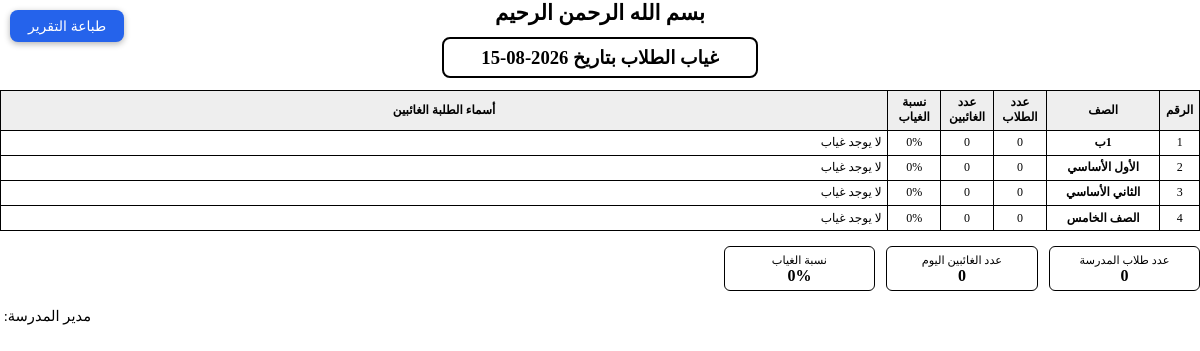
Screenshot of /absence/report/ (signed in) with the database file from the repository.
### school/models.py (models this page shows, shortened)
class Class(models.Model):
    name = models.CharField('اسم الصف', max_length=100, unique=True)
    guardian = models.OneToOneField('Teacher', on_delete=models.SET_NULL, null=True, blank=True, related_name='guardian_class', verbose_name='مربي الصف')
    class Meta:
        verbose_name = 'صف'
        verbose_name_plural = 'الصفوف'

### school/views.py (the view)
# urls.py: path('absence/report/', views.absence_report, name='absence_report'),
@login_required
def absence_report(request):
    if not has_perm(request.user, 'absence', 'view'):
        messages.error(request, 'ليس لديك صلاحية')
        return redirect('dashboard')
    absence_date = request.GET.get('date') or date.today().isoformat()
    classes = Class.objects.all().order_by('name')
    rows = []
    for i, cls in enumerate(classes, start=1):
        absent = list(StudentAbsence.objects.filter(
            absence_date=absence_date, student__student_class=cls,
        ).select_related('student'))
        absent = sort_by_student_name(absent)
        class_students = Student.objects.filter(student_class=cls).count()
        rows.append({
            'num': i,
            'class_name': cls.name,
            'students_count': class_students,
            'present': class_students - len(absent),
            'count': len(absent),
            'absence_pct': round((len(absent) / class_students) * 100, 1) if class_students else 0,
            'names': ', '.join(a.student.full_name for a in absent) if absent else 'لا يوجد غياب',
        })
    total_students = Student.objects.count()
    total_absent = sum(r['count'] for r in rows)
    total_present = total_students - total_absent
    attendance_pct = round((total_present / total_students) * 100, 1) if total_students else 0
    absence_pct = round((total_absent / total_students) * 100, 1) if total_students else 0
    info = SchoolInfo.objects.first()
    return render(request, 'school/absence_report.html', {
        'rows': rows,
        'total_students': total_students,
        'total_absent': total_absent,
        'total_present': total_present,
        'attendance_pct': attendance_pct,
        'absence_pct': absence_pct,
        'absence_date': absence_date,
        'info': info,
        'today': date.today(),
    })

### school/models.py (called while the page is built, shortened)
def has_perm(user, module, action):
    if user.profile.role == 'admin':
        return True

### school/services.py (called while the page is built, shortened)
def send_visit_reminders():
    try:
        tomorrow = date.today() + timedelta(days=1)
        due = VisitProgram.objects.filter(visit_date=tomorrow, reminder_sent=False).select_related('teacher')
        if not due.exists():
            return
    except Exception as e:
        logger.error(f'خطأ في إرسال تذكيرات الزيارات: {e}')

### school/views.py (called while the page is built)
def sort_by_student_name(items):
    return sorted(items, key=lambda x: arabic_sort_key(x.student.full_name))

### templates/school/absence_report.html (shortened to what this page needs)
<!DOCTYPE html>
<html lang="ar" dir="rtl">
<head>
</head>
<body>
<div class="bismillah">بسم الله الرحمن الرحيم</div>
<div class="center">
    <div class="title-frame">
        <h1>غياب الطلاب بتاريخ {{ absence_date }}</h1>
    </div>
</div>
<table>
    <thead>
        <tr>
            <th class="num">الرقم</th>
            <th class="cls">الصف</th>
            <th class="cnt">عدد الطلاب</th>
            <th class="cnt">عدد الغائبين</th>
            <th class="cnt">نسبة الغياب</th>
            <th>أسماء الطلبة الغائبين</th>
        </tr>
    </thead>
    <tbody>
        {% for r in rows %}
        <tr>
            <td class="num">{{ r.num }}</td>
            <td class="cls">{{ r.class_name }}</td>
            <td class="cnt">{{ r.students_count }}</td>
            <td class="cnt">{{ r.count }}</td>
            <td class="cnt">{{ r.absence_pct }}%</td>
            <td>{{ r.names }}</td>
        </tr>
        {% empty %}
        <tr><td colspan="6" class="center" style="padding: 8mm;">لا توجد صفوف دراسية</td></tr>
        {% endfor %}
    </tbody>
</table>
<div class="footer">
    <div class="stats">
        <div class="stat">
            <div class="label">عدد طلاب المدرسة</div>
            <div class="value">{{ total_students }}</div>
        </div>
        <div class="stat">
            <div class="label">عدد الغائبين اليوم</div>
            <div class="value">{{ total_absent }}</div>
        </div>
        <div class="stat">
            <div class="label">نسبة الغياب</div>
            <div class="value">{{ absence_pct }}%</div>
        </div>
    </div>
    <div class="sign">
        <span>مدير المدرسة:&nbsp; <strong>{% if info %}{{ info.principal_name }}{% endif %}</strong></span>
    </div>
</div>
<div class="toolbar"><a href="javascript:window.print()">طباعة التقرير</a></div>
</body>
</html>

### templates/school/absence_report.html (style rules this page uses)
* { margin: 0; padding: 0; box-sizing: border-box; }
body { font-family: 'Amiri', 'Traditional Arabic', serif; font-size: 10pt; color: #000; }
.center { text-align: center; }
.bismillah { font-size: 16pt; font-weight: bold; text-align: center; margin-bottom: 3mm; }
.title-frame { border: 2.5px solid #000; border-radius: 8px; padding: 2mm 10mm; display: inline-block; margin: 0 auto 3mm auto; }
.title-frame h1 { font-size: 14pt; font-weight: bold; }
table { width: 100%; border-collapse: collapse; }
table th, table td { border: 1px solid #000; padding: 1.2mm 1.5mm; font-size: 9pt; }
table th { background: #eee; }
td.num { width: 10mm; text-align: center; }
td.cls { width: 30mm; text-align: center; font-weight: bold; }
td.cnt { width: 14mm; text-align: center; }
.footer { margin-top: 4mm; }
.stats { display: flex; gap: 3mm; justify-content: flex-start; }
.stat { border: 1.5px solid #000; border-radius: 6px; padding: 1.5mm 4mm; text-align: center; min-width: 40mm; }
.stat .label { font-size: 8.5pt; }
.stat .value { font-size: 12pt; font-weight: bold; }
.sign { margin-top: 4mm; text-align: left; font-size: 11pt; }
.toolbar { position: fixed; top: 10px; left: 10px; z-index: 10; }
.toolbar a { display: inline-block; background: #2563eb; color: #fff; padding: 8px 18px; border-radius: 8px; text-decoration: none; font-family: Arial, sans-serif; font-size: 14px; box-shadow: 0 2px 6px rgba(0,0,0,.3); }

### rows the page displays
Class: class_name "1ب"
Class: class_name "الأول الأساسي"
Class: class_name "الثاني الأساسي"
Class: class_name "الصف الخامس"

### other values shown
{{ absence_date }} "2026-08-15"
{{ r.num }} "1" "2" "3" "4"
{{ r.students_count }} "0" "0" "0" "0"
{{ r.count }} "0" "0" "0" "0"
{{ r.absence_pct }} "0" "0" "0" "0"
{{ r.names }} "لا يوجد غياب" "لا يوجد غياب" "لا يوجد غياب" "لا يوجد غياب"
{{ total_students }} "0"
{{ total_absent }} "0"
{{ absence_pct }} "0"
